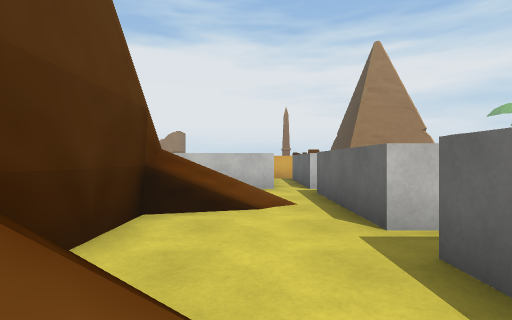
View 1 (above)

16 first-person views from a walk through a Unity game level. The camera is 0.58 m above the floor, looks level and sees 80° across. The floor is counted in squares, 1 m on a side. Each view is taken from the middle of a square. On the plan, view 1 faces up. The plan holds only what a view shows up to about 9 squares ahead; the rest is blank. The place goes on beyond the plan. Some surface patterns are stand-ins.

View 2
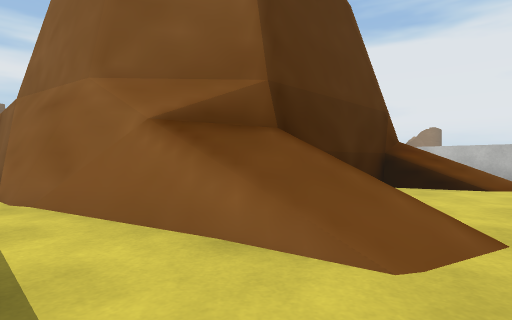

View 3
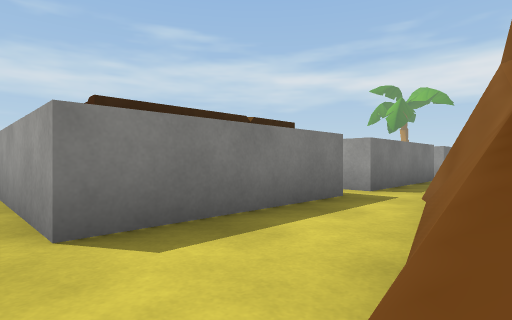

View 4
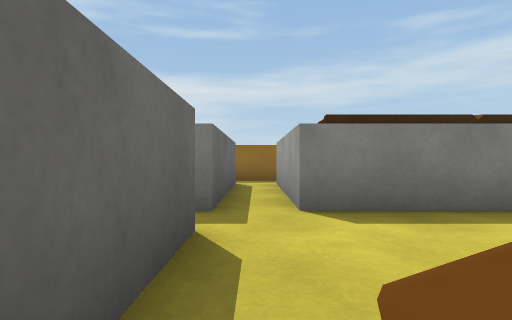

View 5
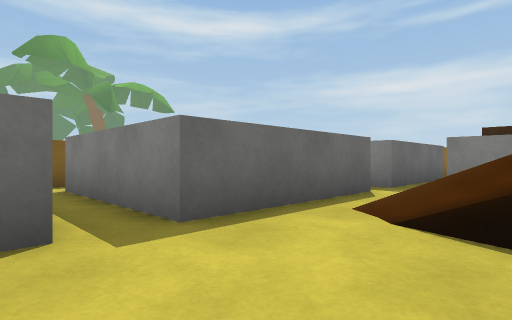

View 6
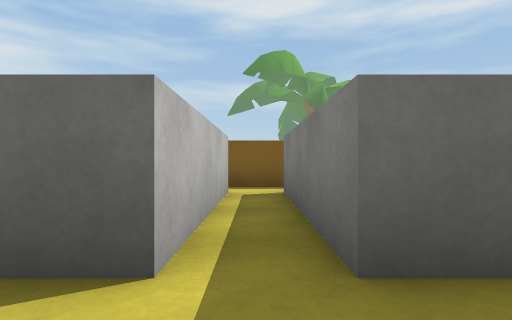

View 7
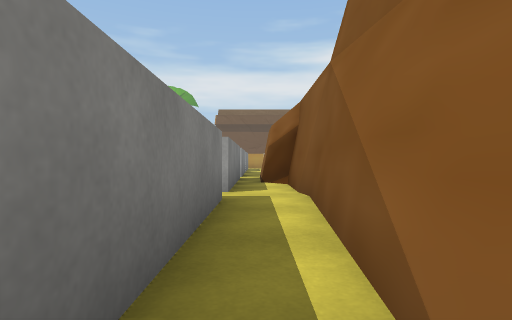

View 8
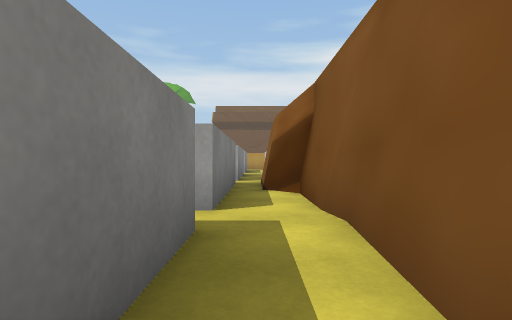

View 9
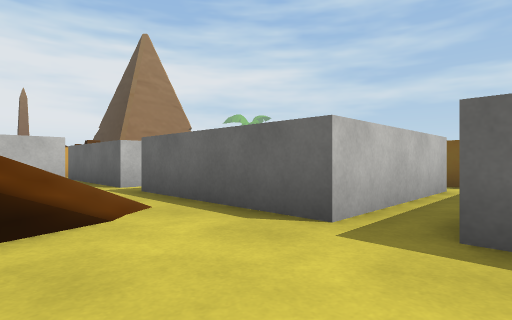

View 10
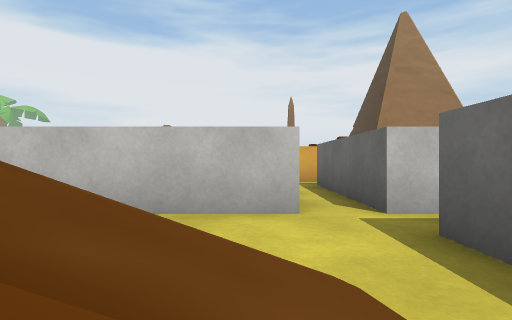

View 11
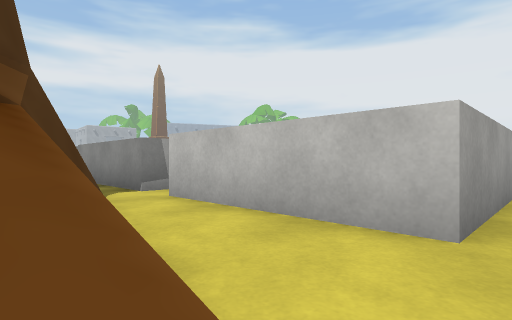

View 12
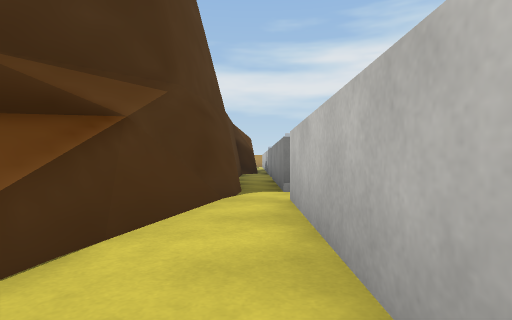

View 13
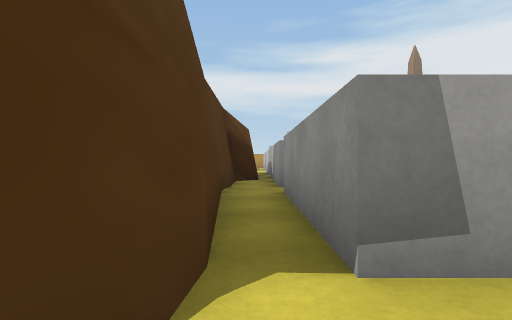

View 14
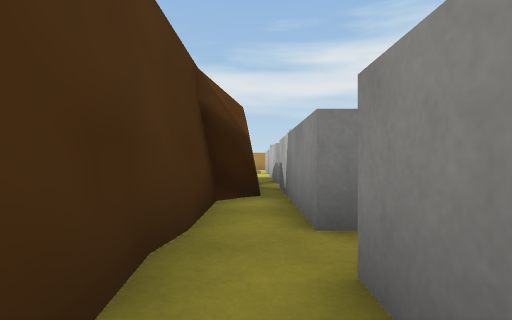

View 15
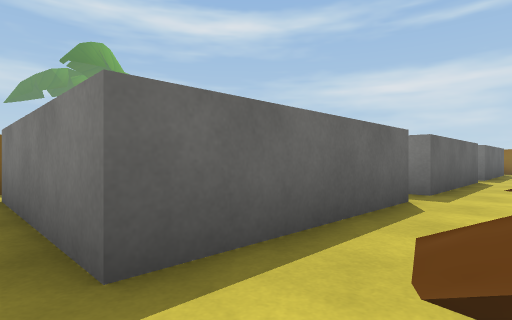

View 16
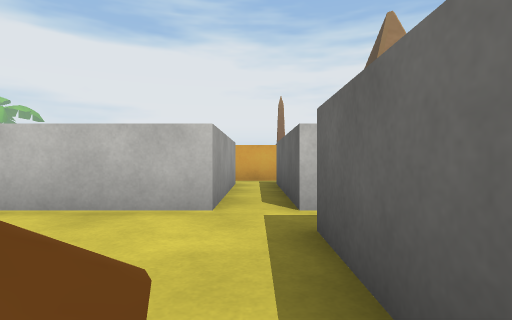

### Floor plan
Key: @ floor where view 1 was taken; # wall or solid block; . floor; / step, stairs or slope; = window, fence, low wall or low ledge.
Columns run from 16 left of view 1 to 7 right of it. Each row starts with its distance up from view 1.
 14                 ###
 13                  ..
 12                 #.#
 11                 #.#
 10                 #.#
  9 ## ####.####.####.#
  8    ##.................
  7     ###########=..####.#
  6             ###//.#
  5               #//.#
  4               #...####.#
  3               #........#
  2               #...####.#
  1              ##//.#
  0             ##//@.#
 -1     ##########=...#### #
 -2  ####..................#
 -3  # ####.####.####.####.#
 -4                 #.#
 -5                 #.#
 -6                 #.#
 -7                  .
 -8                 ###

Positions as (right, up) in squares from view 1, and headings:
1: (0, 0), facing up
2: (1, -2), facing up-left
3: (1, 0), facing down-left
4: (1, 1), facing down
5: (-1, 4), facing down-right
6: (0, -2), facing right
7: (-4, -2), facing left
8: (-6, -2), facing left
9: (-1, 2), facing up-right
10: (0, 5), facing up
11: (1, 6), facing up-left
12: (1, 8), facing left
13: (-3, 8), facing left
14: (-7, 8), facing left
15: (0, 8), facing down-right
16: (1, 5), facing up
